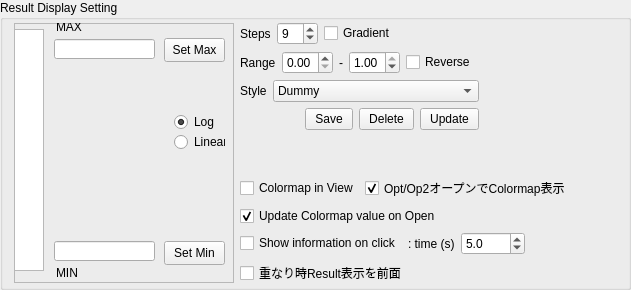
            <widget class="QGroupBox" name="groupBox_result_display_setting">
             <property name="title">
              <string>Result Display Setting</string>
             </property>
             <layout class="QGridLayout" name="gridLayout_32">
              <property name="topMargin">
               <number>2</number>
              </property>
              <property name="rightMargin">
               <number>3</number>
              </property>
              <property name="bottomMargin">
               <number>2</number>
              </property>
              <item row="0" column="0">
               <layout class="QGridLayout" name="gridLayout_30">
                <property name="topMargin">
                 <number>0</number>
                </property>
                <item row="0" column="1" rowspan="2">
                 <layout class="QVBoxLayout" name="verticalLayout_14">
                  <property name="leftMargin">
                   <number>0</number>
                  </property>
                  <item>
                   <layout class="QHBoxLayout" name="horizontalLayout_32">
                    <item>
                     <widget class="QLabel" name="label_63">
                      <property name="text">
                       <string>Steps</string>
                      </property>
                     </widget>
                    </item>
                    <item>
                     <widget class="QSpinBox" name="spinBox_result3d_color_count">
                      <property name="sizePolicy">
                       <sizepolicy hsizetype="Fixed" vsizetype="Fixed">
                        <horstretch>0</horstretch>
                        <verstretch>0</verstretch>
                       </sizepolicy>
                      </property>
                      <property name="minimumSize">
                       <size>
                        <width>30</width>
                        <height>0</height>
                       </size>
                      </property>
                      <property name="minimum">
                       <number>1</number>
                      </property>
                      <property name="maximum">
                       <number>14</number>
                      </property>
                      <property name="value">
                       <number>9</number>
                      </property>
                     </widget>
                    </item>
                    <item>
                     <widget class="QCheckBox" name="checkBox_result3d_color_gradient">
                      <property name="text">
                       <string>Gradient</string>
                      </property>
                     </widget>
                    </item>
                    <item>
                     <spacer name="horizontalSpacer_33">
                      <property name="orientation">
                       <enum>Qt::Horizontal</enum>
                      </property>
                      <property name="sizeHint" stdset="0">
                       <size>
                        <width>40</width>
                        <height>20</height>
                       </size>
                      </property>
                     </spacer>
                    </item>
                   </layout>
                  </item>
                  <item>
                   <layout class="QGridLayout" name="gridLayout_31">
                    <item row="2" column="7">
                     <spacer name="verticalSpacer_17">
                      <property name="orientation">
                       <enum>Qt::Vertical</enum>
                      </property>
                      <property name="sizeType">
                       <enum>QSizePolicy::Fixed</enum>
                      </property>
                      <property name="sizeHint" stdset="0">
                       <size>
                        <width>20</width>
                        <height>22</height>
                       </size>
                      </property>
                     </spacer>
                    </item>
                    <item row="1" column="7">
                     <spacer name="horizontalSpacer_34">
                      <property name="orientation">
                       <enum>Qt::Horizontal</enum>
                      </property>
                      <property name="sizeHint" stdset="0">
                       <size>
                        <width>0</width>
                        <height>20</height>
                       </size>
                      </property>
                     </spacer>
                    </item>
                    <item row="6" column="0" colspan="8">
                     <layout class="QHBoxLayout" name="horizontalLayout_36">
                      <property name="topMargin">
                       <number>0</number>
                      </property>
                      <item>
                       <widget class="QCheckBox" name="checkBox_result3d_show_information_on_click">
                        <property name="text">
                         <string>Show information on click</string>
                        </property>
                       </widget>
                      </item>
                      <item>
                       <widget class="QLabel" name="label_result3d_show_information_on_click_msec">
                        <property name="text">
                         <string>: time (s)</string>
                        </property>
                       </widget>
                      </item>
                      <item>
                       <widget class="QDoubleSpinBox" name="doubleSpinBox_result3d_show_information_on_click">
                        <property name="decimals">
                         <number>1</number>
                        </property>
                        <property name="maximum">
                         <double>9999.000000000000000</double>
                        </property>
                        <property name="value">
                         <double>5.000000000000000</double>
                        </property>
                       </widget>
                      </item>
                      <item>
                       <spacer name="horizontalSpacer_54">
                        <property name="orientation">
                         <enum>Qt::Horizontal</enum>
                        </property>
                        <property name="sizeHint" stdset="0">
                         <size>
                          <width>40</width>
                          <height>20</height>
                         </size>
                        </property>
                       </spacer>
                      </item>
                     </layout>
                    </item>
                    <item row="4" column="0" colspan="8">
                     <layout class="QHBoxLayout" name="horizontalLayout_39">
                      <property name="topMargin">
                       <number>0</number>
                      </property>
                      <item>
                       <widget class="QCheckBox" name="checkBox_result3d_display_in_view">
                        <property name="text">
                         <string>Colormap in View</string>
                        </property>
                       </widget>
                      </item>
                      <item>
                       <widget class="QCheckBox" name="checkBox_result3d_display_in_view_auto">
                        <property name="text">
                         <string>Opt/Op2オープンでColormap表示</string>
                        </property>
                        <property name="checked">
                         <bool>true</bool>
                        </property>
                       </widget>
                      </item>
                      <item>
                       <spacer name="horizontalSpacer_41">
                        <property name="orientation">
                         <enum>Qt::Horizontal</enum>
                        </property>
                        <property name="sizeHint" stdset="0">
                         <size>
                          <width>40</width>
                          <height>20</height>
                         </size>
                        </property>
                       </spacer>
                      </item>
                     </layout>
                    </item>
                    <item row="7" column="0" colspan="8">
                     <layout class="QHBoxLayout" name="horizontalLayout_41">
                      <property name="topMargin">
                       <number>0</number>
                      </property>
                      <item>
                       <widget class="QCheckBox" name="checkBox_result3d_display_priority">
                        <property name="text">
                         <string>重なり時Result表示を前面</string>
                        </property>
                       </widget>
                      </item>
                      <item>
                       <spacer name="horizontalSpacer_42">
                        <property name="orientation">
                         <enum>Qt::Horizontal</enum>
                        </property>
                        <property name="sizeHint" stdset="0">
                         <size>
                          <width>40</width>
                          <height>20</height>
                         </size>
                        </property>
                       </spacer>
                      </item>
                     </layout>
                    </item>
                    <item row="3" column="2" colspan="2">
                     <spacer name="verticalSpacer_16">
                      <property name="orientation">
                       <enum>Qt::Vertical</enum>
                      </property>
                      <property name="sizeHint" stdset="0">
                       <size>
                        <width>20</width>
                        <height>40</height>
                       </size>
                      </property>
                     </spacer>
                    </item>
                    <item row="1" column="1" colspan="6">
                     <widget class="CustomCombo" name="comboBox_result3d_custom_setting">
                      <property name="sizePolicy">
                       <sizepolicy hsizetype="MinimumExpanding" vsizetype="Fixed">
                        <horstretch>0</horstretch>
                        <verstretch>0</verstretch>
                       </sizepolicy>
                      </property>
                      <item>
                       <property name="text">
                        <string>Dummy</string>
                       </property>
                      </item>
                     </widget>
                    </item>
                    <item row="0" column="0" colspan="8">
                     <layout class="QHBoxLayout" name="horizontalLayout_33">
                      <item>
                       <widget class="QLabel" name="label_65">
                        <property name="text">
                         <string>Range</string>
                        </property>
                       </widget>
                      </item>
                      <item>
                       <widget class="QDoubleSpinBox" name="doubleSpinBox_result3d_color_range_min">
                        <property name="decimals">
                         <number>2</number>
                        </property>
                        <property name="maximum">
                         <double>1.000000000000000</double>
                        </property>
                        <property name="singleStep">
                         <double>0.100000000000000</double>
                        </property>
                       </widget>
                      </item>
                      <item>
                       <widget class="QLabel" name="label_66">
                        <property name="text">
                         <string>-</string>
                        </property>
                       </widget>
                      </item>
                      <item>
                       <widget class="QDoubleSpinBox" name="doubleSpinBox_result3d_color_range_max">
                        <property name="maximum">
                         <double>1.000000000000000</double>
                        </property>
                        <property name="singleStep">
                         <double>0.100000000000000</double>
                        </property>
                        <property name="value">
                         <double>1.000000000000000</double>
                        </property>
                       </widget>
                      </item>
                      <item>
                       <widget class="QCheckBox" name="checkBox_result3d_color_reverse">
                        <property name="text">
                         <string>Reverse</string>
                        </property>
                       </widget>
                      </item>
                      <item>
                       <spacer name="horizontalSpacer_35">
                        <property name="orientation">
                         <enum>Qt::Horizontal</enum>
                        </property>
                        <property name="sizeHint" stdset="0">
                         <size>
                          <width>0</width>
                          <height>20</height>
                         </size>
                        </property>
                       </spacer>
                      </item>
                     </layout>
                    </item>
                    <item row="2" column="6">
                     <widget class="QPushButton" name="pushButton_result3d_custom_setting_update">
                      <property name="sizePolicy">
                       <sizepolicy hsizetype="Minimum" vsizetype="Preferred">
                        <horstretch>0</horstretch>
                        <verstretch>0</verstretch>
                       </sizepolicy>
                      </property>
                      <property name="styleSheet">
                       <string notr="true">padding-left: 9px; padding-right: 9px</string>
                      </property>
                      <property name="text">
                       <string>Update</string>
                      </property>
                     </widget>
                    </item>
                    <item row="2" column="4">
                     <widget class="QPushButton" name="pushButton_result3d_custom_setting_save">
                      <property name="sizePolicy">
                       <sizepolicy hsizetype="Minimum" vsizetype="Preferred">
                        <horstretch>0</horstretch>
                        <verstretch>0</verstretch>
                       </sizepolicy>
                      </property>
                      <property name="styleSheet">
                       <string notr="true">padding-left: 9px; padding-right: 9px</string>
                      </property>
                      <property name="text">
                       <string>Save</string>
                      </property>
                     </widget>
                    </item>
                    <item row="5" column="0" colspan="8">
                     <layout class="QHBoxLayout" name="horizontalLayout_30">
                      <item>
                       <widget class="QCheckBox" name="checkBox_result3d_apply_color_minmax">
                        <property name="sizePolicy">
                         <sizepolicy hsizetype="Minimum" vsizetype="Preferred">
                          <horstretch>0</horstretch>
                          <verstretch>0</verstretch>
                         </sizepolicy>
                        </property>
                        <property name="text">
                         <string>Update Colormap value on Open</string>
                        </property>
                        <property name="checked">
                         <bool>true</bool>
                        </property>
                       </widget>
                      </item>
                      <item>
                       <spacer name="horizontalSpacer_31">
                        <property name="orientation">
                         <enum>Qt::Horizontal</enum>
                        </property>
                        <property name="sizeHint" stdset="0">
                         <size>
                          <width>40</width>
                          <height>20</height>
                         </size>
                        </property>
                       </spacer>
                      </item>
                     </layout>
                    </item>
                    <item row="1" column="0">
                     <widget class="QLabel" name="label_62">
                      <property name="text">
                       <string>Style</string>
                      </property>
                     </widget>
                    </item>
                    <item row="2" column="5">
                     <widget class="QPushButton" name="pushButton_result3d_custom_setting_delete">
                      <property name="sizePolicy">
                       <sizepolicy hsizetype="Minimum" vsizetype="Preferred">
                        <horstretch>0</horstretch>
                        <verstretch>0</verstretch>
                       </sizepolicy>
                      </property>
                      <property name="styleSheet">
                       <string notr="true">padding-left: 9px; padding-right: 9px</string>
                      </property>
                      <property name="text">
                       <string>Delete</string>
                      </property>
                     </widget>
                    </item>
                   </layout>
                  </item>
                 </layout>
                </item>
                <item row="0" column="0" rowspan="2">
                 <widget class="QFrame" name="frame_result3d_color_range">
                  <property name="sizePolicy">
                   <sizepolicy hsizetype="Fixed" vsizetype="Fixed">
                    <horstretch>0</horstretch>
                    <verstretch>0</verstretch>
                   </sizepolicy>
                  </property>
                  <property name="minimumSize">
                   <size>
                    <width>220</width>
                    <height>260</height>
                   </size>
                  </property>
                  <property name="maximumSize">
                   <size>
                    <width>220</width>
                    <height>260</height>
                   </size>
                  </property>
                  <property name="frameShape">
                   <enum>QFrame::StyledPanel</enum>
                  </property>
                  <property name="frameShadow">
                   <enum>QFrame::Raised</enum>
                  </property>
                  <property name="lineWidth">
                   <number>0</number>
                  </property>
                  <widget class="QGraphicsView" name="result3d_colorsampleView">
                   <property name="geometry">
                    <rect>
                     <x>0</x>
                     <y>6</y>
                     <width>30</width>
                     <height>242</height>
                    </rect>
                   </property>
                   <property name="verticalScrollBarPolicy">
                    <enum>Qt::ScrollBarAlwaysOff</enum>
                   </property>
                   <property name="horizontalScrollBarPolicy">
                    <enum>Qt::ScrollBarAlwaysOff</enum>
                   </property>
                  </widget>
                  <widget class="QLineEdit" name="LE_result3d_min_value">
                   <property name="geometry">
                    <rect>
                     <x>40</x>
                     <y>218</y>
                     <width>101</width>
                     <height>20</height>
                    </rect>
                   </property>
                  </widget>
                  <widget class="QLineEdit" name="LE_result3d_max_value">
                   <property name="geometry">
                    <rect>
                     <x>40</x>
                     <y>16</y>
                     <width>101</width>
                     <height>20</height>
                    </rect>
                   </property>
                   <property name="text">
                    <string/>
                   </property>
                  </widget>
                  <widget class="QPushButton" name="pushButton_result3d_set_max">
                   <property name="geometry">
                    <rect>
                     <x>150</x>
                     <y>15</y>
                     <width>61</width>
                     <height>24</height>
                    </rect>
                   </property>
                   <property name="sizePolicy">
                    <sizepolicy hsizetype="Minimum" vsizetype="Preferred">
                     <horstretch>0</horstretch>
                     <verstretch>0</verstretch>
                    </sizepolicy>
                   </property>
                   <property name="text">
                    <string>Set Max</string>
                   </property>
                  </widget>
                  <widget class="QPushButton" name="pushButton_result3d_set_min">
                   <property name="geometry">
                    <rect>
                     <x>150</x>
                     <y>218</y>
                     <width>61</width>
                     <height>24</height>
                    </rect>
                   </property>
                   <property name="sizePolicy">
                    <sizepolicy hsizetype="Minimum" vsizetype="Preferred">
                     <horstretch>0</horstretch>
                     <verstretch>0</verstretch>
                    </sizepolicy>
                   </property>
                   <property name="text">
                    <string>Set Min</string>
                   </property>
                  </widget>
                  <widget class="QLineEdit" name="lb_result3d_max">
                   <property name="geometry">
                    <rect>
                     <x>40</x>
                     <y>-5</y>
                     <width>113</width>
                     <height>18</height>
                    </rect>
                   </property>
                   <property name="styleSheet">
                    <string notr="true">background: transparent; border: none;</string>
                   </property>
                   <property name="text">
                    <string>MAX</string>
                   </property>
                   <property name="frame">
                    <bool>false</bool>
                   </property>
                   <property name="readOnly">
                    <bool>true</bool>
                   </property>
                  </widget>
                  <widget class="QLineEdit" name="lb_result3d_min">
                   <property name="geometry">
                    <rect>
                     <x>40</x>
                     <y>241</y>
                     <width>113</width>
                     <height>18</height>
                    </rect>
                   </property>
                   <property name="styleSheet">
                    <string notr="true">background: transparent; border: none;</string>
                   </property>
                   <property name="text">
                    <string>MIN</string>
                   </property>
                   <property name="frame">
                    <bool>false</bool>
                   </property>
                   <property name="readOnly">
                    <bool>true</bool>
                   </property>
                  </widget>
                  <widget class="QRadioButton" name="rb_result3d_cmode_LOG">
                   <property name="geometry">
                    <rect>
                     <x>160</x>
                     <y>90</y>
                     <width>41</width>
                     <height>18</height>
                    </rect>
                   </property>
                   <property name="text">
                    <string>Log</string>
                   </property>
                   <property name="checked">
                    <bool>true</bool>
                   </property>
                  </widget>
                  <widget class="QRadioButton" name="rb_result3d_cmode_LINEAR">
                   <property name="enabled">
                    <bool>true</bool>
                   </property>
                   <property name="geometry">
                    <rect>
                     <x>160</x>
                     <y>110</y>
                     <width>51</width>
                     <height>18</height>
                    </rect>
                   </property>
                   <property name="text">
                    <string>Linear</string>
                   </property>
                  </widget>
                 </widget>
                </item>
               </layout>
              </item>
             </layout>
            </widget>
